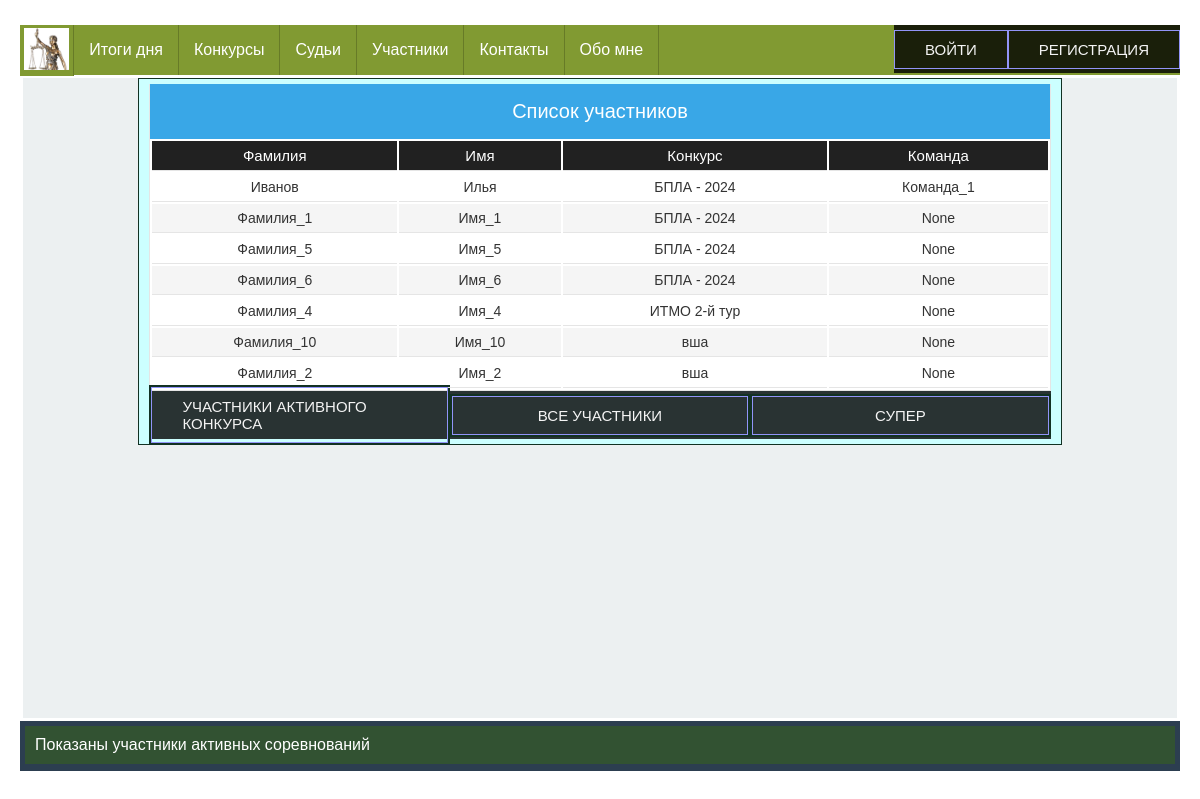
The page /judges/participants_list/active on the database as committed earlier.
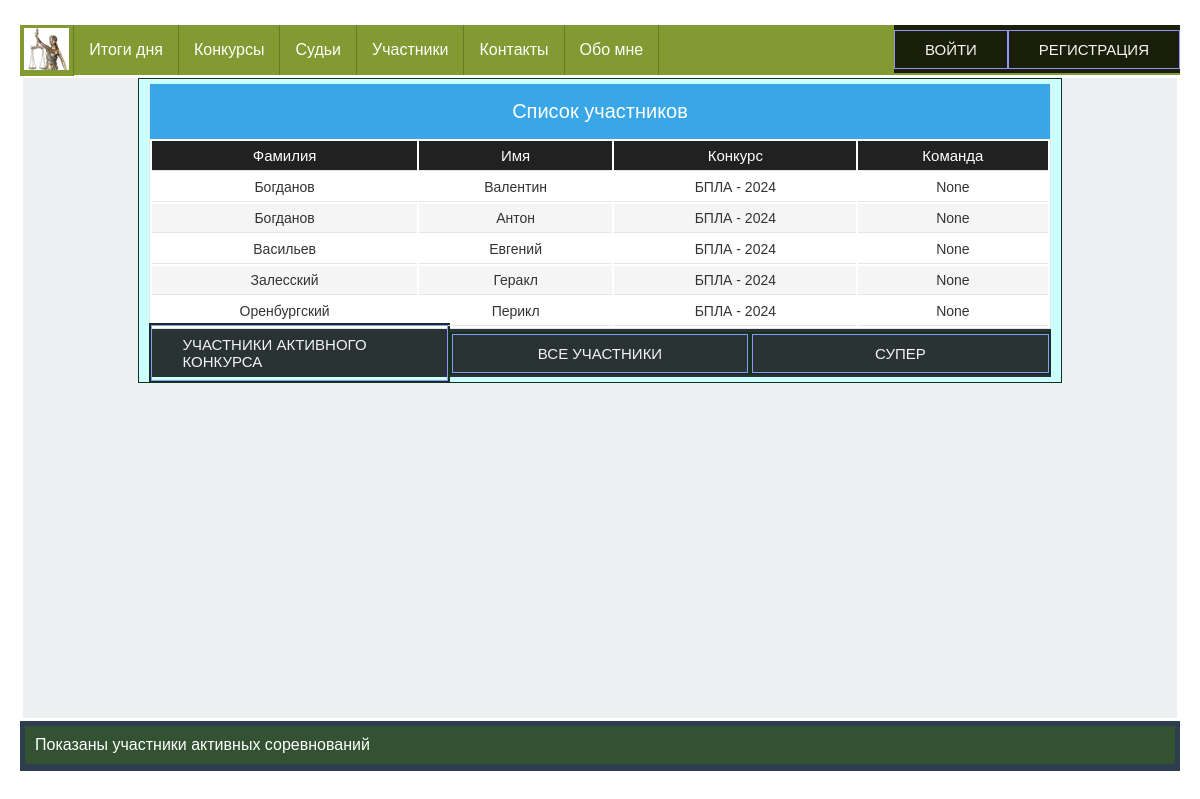
The same page on the database as committed later.
### app_for_judges/models.py (models this page shows, shortened)
class Participant(models.Model):
    class Meta:
        db_table = 'participants'
        verbose_name = _('Участник')
        verbose_name_plural = _('Участники')
    team = models.ForeignKey('ParticipantsTeam', on_delete=models.SET_NULL, null=True, blank=True,
                             verbose_name=_('Команда'))
    name = models.CharField(_('Имя'), max_length=25)
    last_name = models.CharField(_('Фамилия'), max_length=25)
    organization = models.CharField(_('Образовательное учреждение'), max_length=100,
                                    default='ФГКОУ "Оренбургское ПКУ"')
    birthday = models.DateField(_('Дата рождения'))
    competition = models.ForeignKey(Competition, on_delete=models.SET_NULL, null=True, blank=True,
                                    verbose_name=_('Соревнования'))

class ParticipantsTeam(models.Model):
    class Meta:
        db_table = 'participant_teams'
        verbose_name = _('Участник - команда')
        verbose_name_plural = _('Участники - команды')
    name = models.CharField(_('Название команды'), max_length=50, unique=True)
    organization = models.CharField(_('Образовательное учреждение'), max_length=100,
                                    default='ФГКОУ "Оренбургское ПКУ"')
    competition = models.ForeignKey(Competition, on_delete=models.SET_NULL, null=True, blank=True,
                                    verbose_name=_('Соревнования'))
    def __str__(self):
        return f"{self.name}"

### app_for_competitions/models.py (models this page shows)
class Competition(models.Model):
    class Meta:
        db_table = 'competitions'
        verbose_name = _('Конкурс')  # наименование в админке в единственном числе
        verbose_name_plural = _('Конкурсы')  # наименование в админке во множественном числе
    name = models.CharField(_('Сокращенное название'), max_length=50, unique=True)
    fullname = models.CharField(_('Полное наименование конкурса'), max_length=200,
                                default=None)
    date = models.DateField(_('Дата проведения'),
                            help_text="Дата начала")
    active = models.BooleanField(_('Активен'), default=True)
    def __str__(self):
        return self.name

### app_for_judges/views.py (the view)
# urls.py: path('participants_list/<str:filter>', participants_list, name='participants_list'),
def participants_list(request, filter):
    context = {'title': 'Список участников'}
    if filter == 'active':
        participants = Participant.objects.filter(competition__active=True).order_by('competition', 'last_name')
        messages.success(request, _('Показаны участники активных соревнований'))
    elif filter == 'all':
        participants = Participant.objects.all().order_by('competition', 'last_name')
        messages.success(request, _('Показаны все участники'))
    context['participants'] = participants
    context['table_title'] = PARTICIPANT_TABLE_TITLE
    return render(request, 'app_for_judges/view_participants.html', context)

### app_for_judges/templates/app_for_judges/view_participants.html (shortened to what this page needs)
{% extends 'base.html' %}
{% load static %}
{% block content %}
<div class="row">
    <div class="table-caption">{{ title }}</div>
    {% if not participants %}
    <h3 class="center">Нет активного конкурса, или у конкурса еще нет участников </h3>
    {% else %}
    <table id="table">
        <thead>
        <tr>
            {% for value in table_title %}
            {% if value != 'Редактор' %}
            <th>{{ value }}</th>
            {% else %}
            {% if user.judge.status == 'M' or user.judge.status == 'J' %}
            <th>{{ value }}</th>
            {% endif %}
            {% endif %}
            {% endfor %}
        </tr>
        </thead>
        <tbody>
        {% for participant in participants %}
        <tr>
            <td>{{ participant.last_name }}</td>
            <td>{{ participant.name }}</td>
            <td>{{ participant.competition }}</td>
            <td>{{ participant.team }}</td>
        </tr>
        {% endfor %}
        </tbody>
    </table>
    {% endif %}
    <div class="container">
        <div class="btn-col-3">
            <a href="{% url 'participants_list' filter='active' %}" class="btn a_btn">Участники активного конкурса</a>
        </div>
        <div class="btn-col-3">
            <a href="{% url 'participants_list' filter='all' %}" class="btn a_btn">Все участники</a>
        </div>
        <div class="btn-col-3">
            {% if user.judge.status == 'M' or user.judge.status == 'J' %}
            <a href="{% url 'add_participant' %}" class="btn a_btn">Добавить участника</a>
            {% else %}
            <a href="{% url 'participants_list' filter='all' %}" class="btn a_btn">Супер</a>
            {% endif %}
        </div>
    </div>
</div>
{% endblock %}

Rows that differ between the two databases and show on the page:
removed Participant: last_name "Иванов", name "Илья", competition "БПЛА - 2024", team "Команда_1"
removed Participant: last_name "Фамилия_1", name "Имя_1", competition "БПЛА - 2024", team "None"
removed Participant: last_name "Фамилия_5", name "Имя_5", competition "БПЛА - 2024", team "None"
removed Participant: last_name "Фамилия_6", name "Имя_6", competition "БПЛА - 2024", team "None"
removed Participant: last_name "Фамилия_4", name "Имя_4", competition "ИТМО 2-й тур", team "None"
removed Participant: last_name "Фамилия_10", name "Имя_10", competition "вша", team "None"
removed Participant: last_name "Фамилия_2", name "Имя_2", competition "вша", team "None"
added Participant: last_name "Богданов", name "Валентин", competition "БПЛА - 2024", team "None"
added Participant: last_name "Богданов", name "Антон", competition "БПЛА - 2024", team "None"
added Participant: last_name "Васильев", name "Евгений", competition "БПЛА - 2024", team "None"
added Participant: last_name "Залесский", name "Геракл", competition "БПЛА - 2024", team "None"
added Participant: last_name "Оренбургский", name "Перикл", competition "БПЛА - 2024", team "None"
